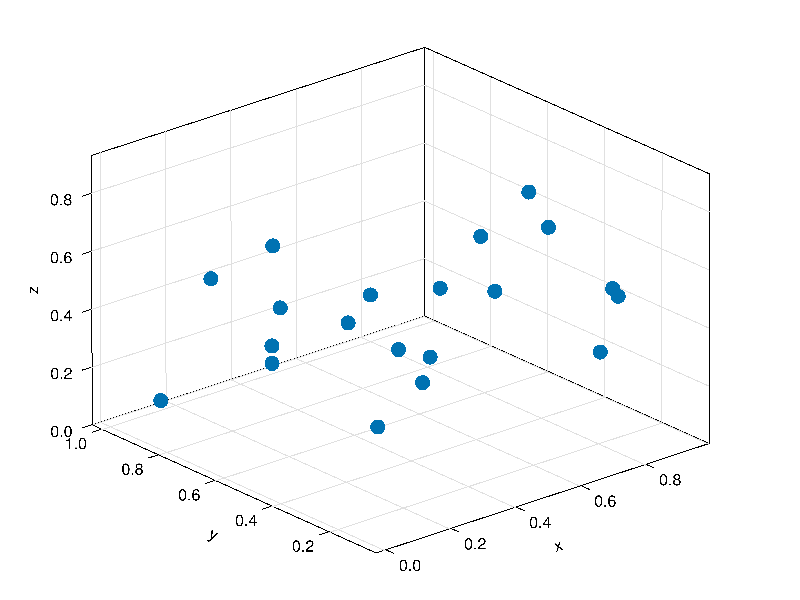

Write the Julia code that produced this figure.
using TaichiMakie

f = Figure()
ax = Axis3(f[1, 1])
x = rand(20)
y = rand(20)
z = rand(20)
scatter!(ax, x, y, z; markersize = 10)
save(joinpath(@__DIR__, "scatter.png"), f)
